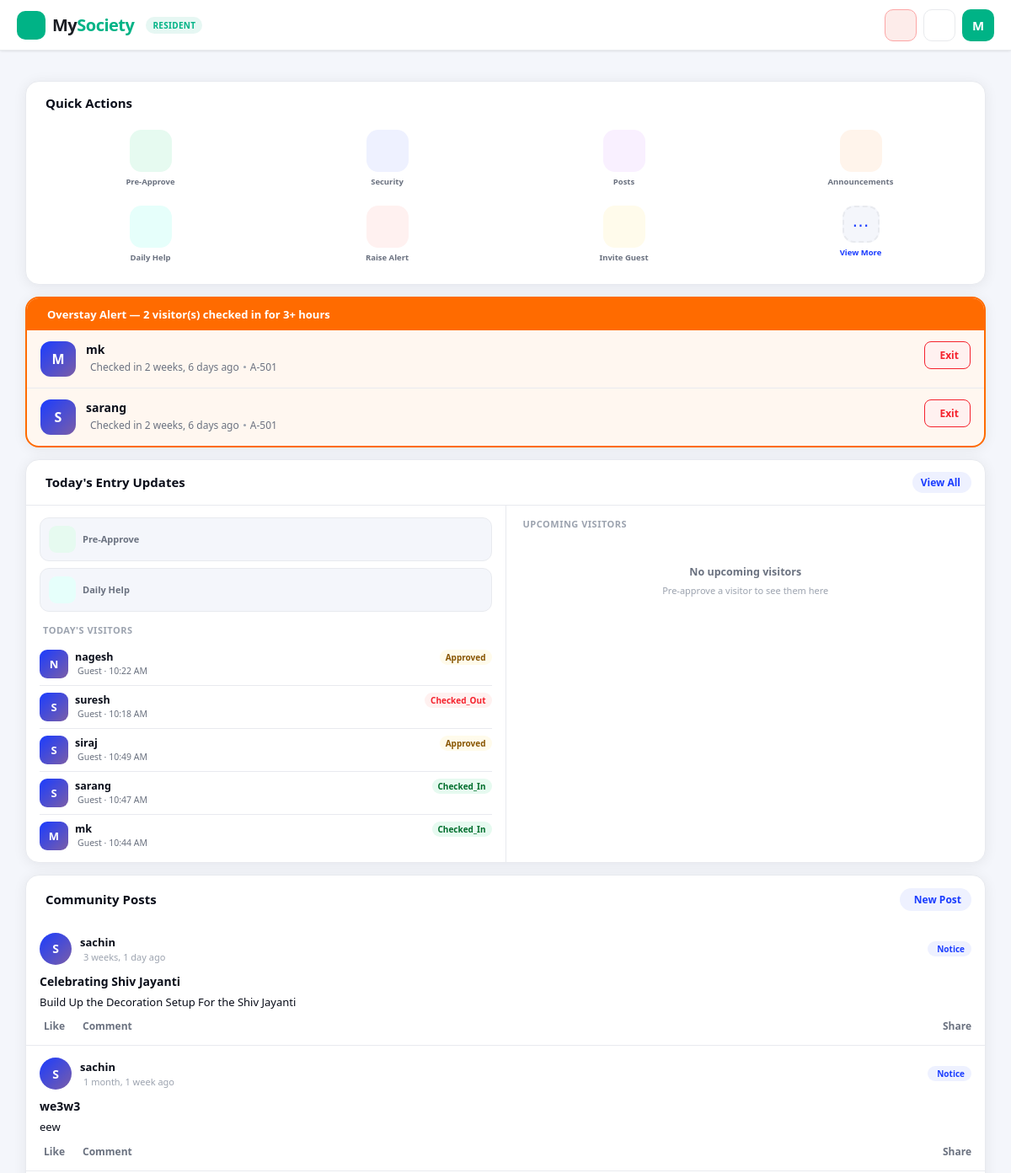
/resident/ (signed in, upper part), run on an earlier commit of the app's database.
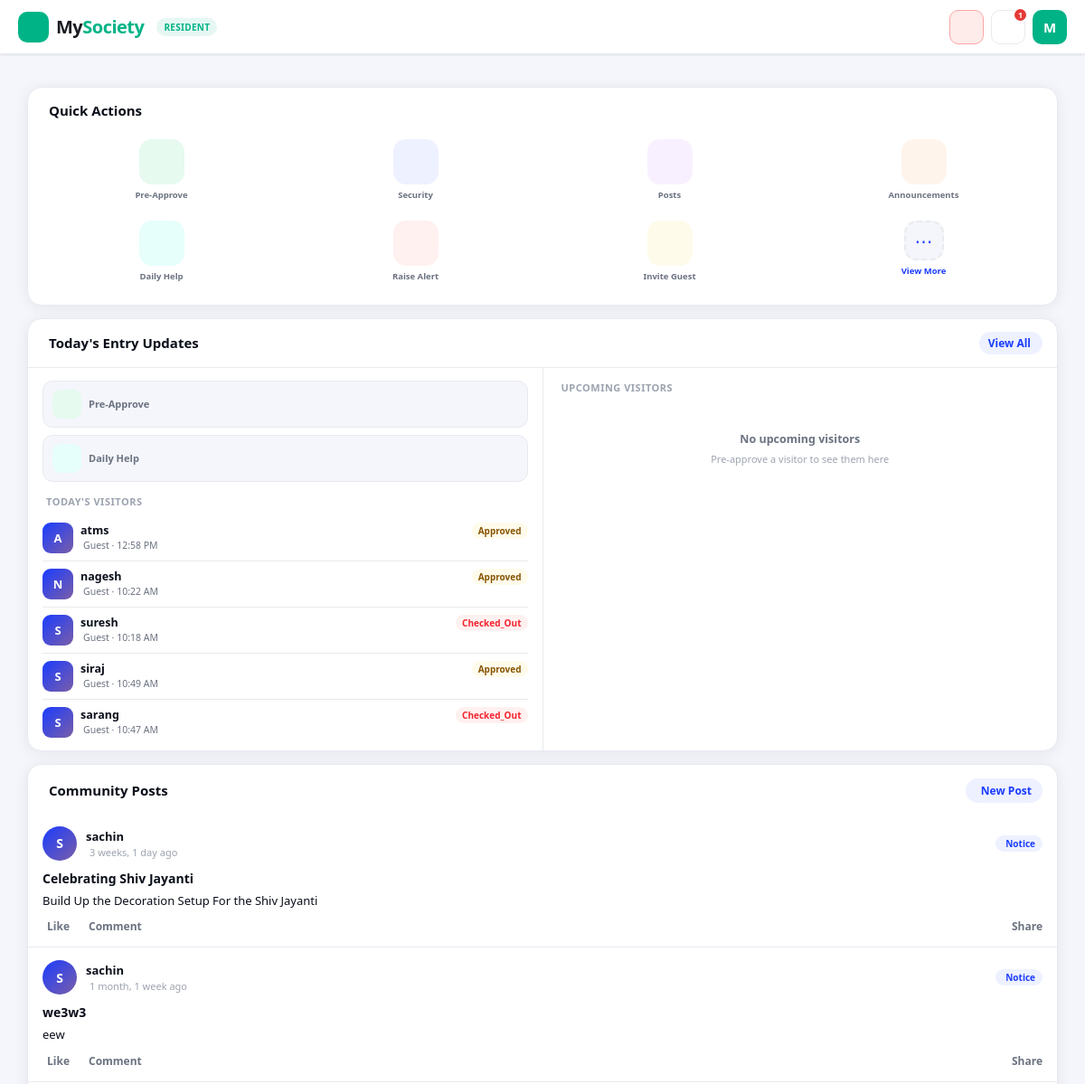
And on a later commit of the database.
### core/models.py (models this page shows, shortened)
class Visitor(models.Model):
    VISITOR_TYPE = [
        ('guest', 'Guest'),
        ('delivery', 'Delivery'),
        ('service', 'Service Provider'),
        ('cab', 'Cab Driver'),
    ]
    STATUS_CHOICES = [
        ('pending', 'Pending'),
        ('approved', 'Approved'),
        ('rejected', 'Rejected'),
        ('checked_in', 'Checked In'),
        ('checked_out', 'Checked Out')
    ]
    name = models.CharField(max_length=100)
    visitor_type = models.CharField(max_length=20, choices=VISITOR_TYPE)
    mobile = models.CharField(max_length=15)
    society = models.ForeignKey(
        'Society',
        on_delete=models.CASCADE
    )
    apartment = models.ForeignKey(
        'Apartment',
        on_delete=models.CASCADE,
        related_name="visitors"
    )
    status = models.CharField(
        max_length=20,
        choices=STATUS_CHOICES,
        default='pending'
    )
    entry_code = models.CharField(
        max_length=6,
        null=True,
        blank=True,
        unique=True,
        db_index=True
    )
    code_expires_at = models.DateTimeField(null=True, blank=True)
    check_in_time = models.DateTimeField(null=True, blank=True)
    check_out_time = models.DateTimeField(null=True, blank=True)
    checked_in_by = models.ForeignKey(
        User,
        on_delete=models.SET_NULL,
        null=True,
        blank=True,
        related_name='checked_in_visitors'
    )
    checked_out_by = models.ForeignKey(
        User,
        on_delete=models.SET_NULL,
        null=True,
        blank=True,
        related_name='checked_out_visitors'
    )
    approved_at = models.DateTimeField(null=True, blank=True)
    approved_by = models.ForeignKey(
        User,
        on_delete=models.SET_NULL,
        null=True,
        blank=True,
        related_name="approved_visitors"
    )
    rejected_at = models.DateTimeField(null=True, blank=True)
    rejected_by = models.ForeignKey(
        User,
        on_delete=models.SET_NULL,
        null=True,
        blank=True,
        related_name="rejected_visitors"
    )
    purpose = models.TextField(blank=True)
    expected_at = models.DateTimeField(null=True, blank=True)
    created_at = models.DateTimeField(auto_now_add=True)
    class Meta:
        indexes = [
            models.Index(fields=['status']),
            models.Index(fields=['created_at']),
            models.Index(fields=['apartment', 'status']),
        ]

class Apartment(models.Model):
    society = models.ForeignKey(
        Society,
        on_delete=models.CASCADE,
        related_name="apartments"
    )
    block = models.CharField(max_length=20)
    flat_number = models.CharField(max_length=20)

class Announcement(models.Model):
    society = models.ForeignKey(
        Society,
        on_delete=models.CASCADE,
        related_name="announcements",
        null=True,  # Add temporarily for migration
        blank=True
    )
    title = models.CharField(max_length=200)
    message = models.TextField()
    created_by = models.ForeignKey(
        User,
        on_delete=models.CASCADE,
        related_name="created_announcements",
        null=True,  # Add temporarily for migration
        blank=True
    )
    created_at = models.DateTimeField(auto_now_add=True)
    class Meta:
        ordering = ['-created_at']

### core/views.py (the view)
# urls.py: path('resident/', views.resident_dashboard, name='resident_dashboard'),
@login_required
@role_required("resident")
def resident_dashboard(request):
    user = request.user
    profile = user.userprofile
    apartment = profile.apartment
    society = apartment.society
    guard_user = User.objects.filter(
        userprofile__society=society,
        userprofile__role="guard"
    ).first()
    today = now().date()
    pending_visitors = (
        Visitor.objects
        .filter(apartment=apartment, status="pending")
        .select_related("apartment")
        .order_by("-created_at")
    )
    today_visitors = (
        Visitor.objects
        .filter(apartment=apartment, created_at__date=today)
    )
    overstays = (
        Visitor.objects
        .filter(
            apartment=apartment,
            status="checked_in",
            check_in_time__lt=now() - timedelta(hours=3)
        )
        .order_by("check_in_time")
    )
    attendance_today = (
        DailyHelpAttendance.objects
        .filter(
            daily_help__user__userprofile__apartment=apartment,
            check_in__isnull=False,
            check_out__isnull=True
        )
        .select_related("daily_help", "daily_help__user")
    )
    deliveries = (
        Delivery.objects
        .filter(
            apartment=apartment,
            status__iexact="received"
        )
        .order_by("-received_at")
    )
    announcements = (
        Announcement.objects
        .filter(society=society)
        .order_by("-created_at")[:5]
    )
    recent_activity = (
        Visitor.objects
        .filter(apartment=apartment)
        .select_related("apartment")
        .order_by("-created_at")[:5]
    )
    alert_unread = Notification.objects.filter(
        user=user,
        is_read=False
    ).count()
    chat_unread = ChatMessage.objects.filter(
        receiver=user,
        is_read=False
    ).exclude(sender=user).count()
    mp_unread = MarketplaceMessage.objects.filter(
        receiver=user,
        is_read=False
    ).count()
    notification_count = alert_unread + chat_unread + mp_unread
    context = {
        "user": user,
        "profile": profile,
        "apartment": apartment,
        "society": society,
        "pending_visitors": pending_visitors,
        "pending_count": pending_visitors.count(),
        "today_visitors_count": today_visitors.count(),
        "active_staff_count": attendance_today.count(),
        "deliveries_count": deliveries.count(),
        "overstays": overstays,
        "guard_id": guard_user.id if guard_user else None,
        "announcements": announcements,
        "recent_activity": recent_activity,
        "notification_count": notification_count,
    }
    return render(request, "resident_index.html", context)

### core/context_processors.py (called while the page is built, shortened)
def base_context(request):
    if not request.user.is_authenticated:
        return {}
    profile = getattr(request.user, "userprofile", None)
    return {
        "current_user": request.user,
        "current_role": profile.role if profile else None,
        "notification_count": Notification.objects.filter(
            user=request.user,
            is_read=False
        ).count(),
    }

def global_context(request):
    if not request.user.is_authenticated:
        return {
            "notification_count": 0,
            "current_user": None,
            "current_role": None,
        }
    user = request.user
    profile = getattr(user, "userprofile", None)
    unread_chat = ChatMessage.objects.filter(
        receiver=user,
        is_read=False
    ).count()
    unread_notifications = Notification.objects.filter(
        user=user,
        is_read=False
    ).count()
    return {
        "current_user": user,
        "current_role": profile.role if profile else None,
        "notification_count": unread_chat + unread_notifications,
    }

def guard_notification_count(request):
    return {"guard_notification_count": 0}

### templates/resident_index.html (shortened to what the changed rows need)
{% extends "base.html" %}
{% block content %}
<div class="mg-scroll">
  {% if overstays %}
  <div class="mg-overstay-card">
    <div class="mg-overstay-head">
      <span>Overstay Alert — {{ overstays|length }} visitor(s) checked in for 3+ hours</span>
    </div>
    {% for v in overstays %}
    <div class="mg-vis-row">
      <div class="mg-vis-avatar">{{ v.name|first|upper }}</div>
      <div class="mg-vis-info">
        <div class="mg-vis-name">{{ v.name }}</div>
        <div class="mg-vis-meta">
          Checked in {{ v.check_in_time|timesince }} ago
          <span class="mg-vis-dot"></span>{{ v.apartment.block }}-{{ v.apartment.flat_number }}
        </div>
      </div>
      <a href="{% url 'mark_exit' v.id %}" class="mg-btn-reject" style="text-decoration:none;">
        <iconify-icon icon="mdi:exit-run"></iconify-icon> Exit
      </a>
    </div>
    {% endfor %}
  </div>
  {% endif %}
  <div class="mg-entry-card">
    <div class="mg-entry-body">
      <div class="mg-entry-left">
        {% if recent_activity %}
          {% for act in recent_activity %}
          <div class="mg-entry-row" onclick="mgShowVisitorDetail('{{ act.name|escapejs }}','{{ act.get_visitor_type_display|escapejs }}','{{ act.status|escapejs }}','{{ act.created_at|date:"h:i A" }}','{{ act.mobile|default:"-"|escapejs }}')">
            <div class="mg-entry-avatar">{{ act.name|first|upper }}</div>
            <div class="mg-entry-info">
              <div class="mg-entry-name">{{ act.name }}</div>
              <div class="mg-entry-meta">
                {{ act.get_visitor_type_display }} · {{ act.created_at|date:"h:i A" }}
              </div>
            </div>
            <span class="mg-entry-badge {% if act.status == 'checked_in' %}in{% elif act.status == 'checked_out' or act.status == 'rejected' %}out{% else %}pend{% endif %}">
              {{ act.status|title }}
            </span>
          </div>
          {% endfor %}
        {% else %}
          <div class="mg-empty-state">
            <iconify-icon icon="mdi:walk"></iconify-icon>
            <div class="mg-empty-state-title">No activity today</div>
            <div class="mg-empty-state-sub">Visitor entries will show up here</div>
          </div>
        {% endif %}
      </div>
    </div>
  </div>
  <div class="mg-card">
    <div>
      {% for a in announcements %}
      <div class="mg-post">
        <div class="mg-post-header">
          <div class="mg-post-avatar">
            {% if a.created_by %}{{ a.created_by.username|slice:":1"|upper }}{% else %}S{% endif %}
          </div>
          <div style="flex:1;min-width:0;">
            <div class="mg-post-author">
              {% if a.created_by %}{{ a.created_by.get_full_name|default:a.created_by.username }}{% else %}Society Admin{% endif %}
            </div>
            <div class="mg-post-meta">
              {{ a.created_at|timesince }} ago
            </div>
          </div>
          <span class="mg-post-type-badge">
            <iconify-icon icon="mdi:bullhorn-outline"></iconify-icon> Notice
          </span>
        </div>
        <div class="mg-post-title">{{ a.title }}</div>
        <div class="mg-post-content">{{ a.message|truncatewords:30 }}</div>
        <div class="mg-post-actions">
          <button class="mg-post-action-btn">
            <iconify-icon icon="mdi:thumb-up-outline"></iconify-icon> Like
          </button>
          <button class="mg-post-action-btn">
            <iconify-icon icon="mdi:comment-outline"></iconify-icon> Comment
          </button>
          <button class="mg-post-action-btn" style="margin-left:auto;">
            <iconify-icon icon="mdi:share-outline"></iconify-icon> Share
          </button>
        </div>
      </div>
      {% empty %}
      <div class="mg-empty">
        <div class="mg-empty-icon"><iconify-icon icon="mdi:post-outline"></iconify-icon></div>
        <div class="mg-empty-txt">No community posts yet. Be the first to post!</div>
      </div>
      {% endfor %}
    </div>
  </div>
</div>
{% endblock %}

### templates/base.html (shortened to what this page needs)
<!DOCTYPE html>
<html lang="en">
<head>
</head>
<body>
    <header class="header">
        <div class="header-content">
            <a href="" class="logo">
                <div class="logo-icon">
                </div>
                <span class="logo-text">My<span>Society</span></span>
                {% if current_role %}
                <span class="role-badge">{{ current_role }}</span>
                {% endif %}
            </a>
            <div class="header-actions">
                <div class="sos-btn" title="Emergency SOS" onclick="sendSOS()">
                    <span class="iconify" data-icon="mdi:alarm-light-outline"></span>
                </div>
                <a href="{% url 'resident_notifications' %}" class="hdr-btn" title="Notifications">
                    <span class="iconify" data-icon="mdi:bell-outline"></span>
                    {% if notification_count > 0 %}
                    <div class="notif-badge">{{ notification_count }}</div>
                    {% endif %}
                </a>
                <a href="{% url 'profile' %}" class="avatar-btn" title="My Profile">
                    {{ current_user.username|slice:":1"|upper }}
                </a>
            </div>
        </div>
    </header>
    <main class="main-content">
        {% block content %}{% endblock %}
    </main>
</body>
</html>

What changed in the data, as far as the page shows it:
no longer on this page (row edited): Visitor: name|first "M", name "mk", check_in_time "2 weeks, 6 days", apartment.block "A", apartment.flat_number "501", visitor_type "Guest", created_at "10:44 AM", status "Checked_In"
no longer on one of the page's lists (row edited): Visitor: name|first "S", name "sarang", check_in_time "2 weeks, 6 days", apartment.block "A", apartment.flat_number "501"
added Visitor: name|first "A", name "atms", visitor_type "Guest", created_at "12:58 PM", status "Approved"
changed Visitor "sarang": status "Checked_In" → "Checked_Out"
Also different on the page:
{{ notification_count }}: (not shown) → "1"
{{ overstays|length }}: "2" → (not shown)
text no longer shown: "Overstay Alert — visitor(s) checked in for 3+ hours"
